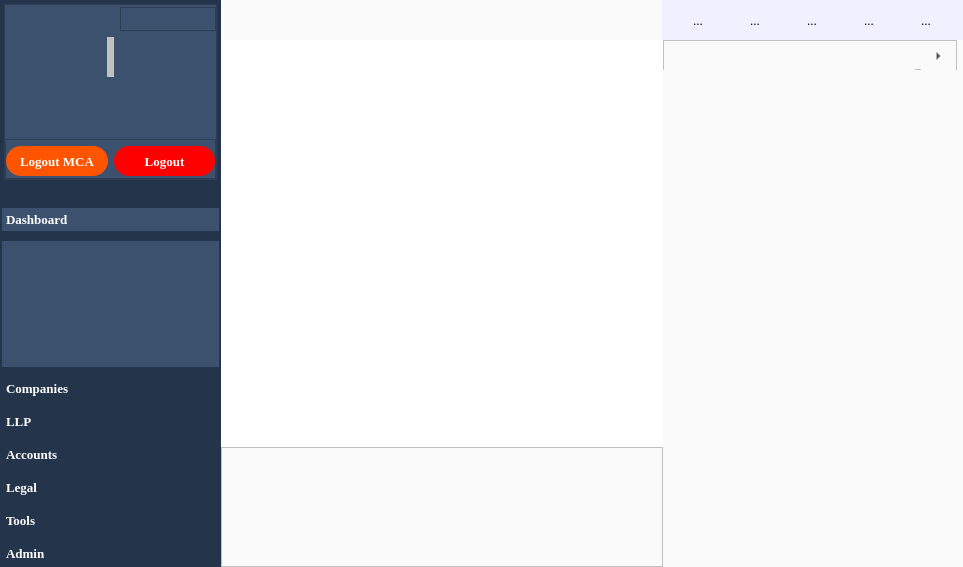
<?xml version="1.0" encoding="UTF-8"?>
<ui version="4.0">
 <class>HomePage</class>
 <widget class="QWidget" name="HomePage">
  <property name="geometry">
   <rect>
    <x>0</x>
    <y>0</y>
    <width>963</width>
    <height>567</height>
   </rect>
  </property>
  <property name="windowTitle">
   <string>Form</string>
  </property>
  <property name="styleSheet">
   <string notr="true">background-color: rgb(250, 250, 250);</string>
  </property>
  <layout class="QGridLayout" name="gridLayout">
   <property name="leftMargin">
    <number>0</number>
   </property>
   <property name="topMargin">
    <number>0</number>
   </property>
   <property name="rightMargin">
    <number>0</number>
   </property>
   <property name="bottomMargin">
    <number>0</number>
   </property>
   <property name="spacing">
    <number>0</number>
   </property>
   <item row="1" column="1">
    <widget class="QWidget" name="MainWindow" native="true">
     <property name="sizePolicy">
      <sizepolicy hsizetype="Expanding" vsizetype="Expanding">
       <horstretch>0</horstretch>
       <verstretch>0</verstretch>
      </sizepolicy>
     </property>
     <property name="font">
      <font>
       <family>Georgia</family>
       <pointsize>10</pointsize>
      </font>
     </property>
     <property name="styleSheet">
      <string notr="true">background-color: rgb(255, 255, 255);</string>
     </property>
    </widget>
   </item>
   <item row="2" column="1">
    <widget class="QFrame" name="toasts">
     <property name="sizePolicy">
      <sizepolicy hsizetype="Expanding" vsizetype="Expanding">
       <horstretch>0</horstretch>
       <verstretch>0</verstretch>
      </sizepolicy>
     </property>
     <property name="minimumSize">
      <size>
       <width>0</width>
       <height>120</height>
      </size>
     </property>
     <property name="maximumSize">
      <size>
       <width>16777215</width>
       <height>120</height>
      </size>
     </property>
     <property name="font">
      <font>
       <family>Georgia</family>
       <pointsize>10</pointsize>
      </font>
     </property>
     <property name="frameShape">
      <enum>QFrame::StyledPanel</enum>
     </property>
     <property name="frameShadow">
      <enum>QFrame::Raised</enum>
     </property>
     <layout class="QHBoxLayout" name="horizontalLayout_2">
      <property name="leftMargin">
       <number>0</number>
      </property>
      <property name="topMargin">
       <number>0</number>
      </property>
      <property name="rightMargin">
       <number>0</number>
      </property>
      <property name="bottomMargin">
       <number>0</number>
      </property>
     </layout>
    </widget>
   </item>
   <item row="1" column="2" rowspan="2">
    <widget class="QWidget" name="RightBar" native="true">
     <property name="sizePolicy">
      <sizepolicy hsizetype="Expanding" vsizetype="Expanding">
       <horstretch>0</horstretch>
       <verstretch>0</verstretch>
      </sizepolicy>
     </property>
     <property name="minimumSize">
      <size>
       <width>0</width>
       <height>0</height>
      </size>
     </property>
     <property name="maximumSize">
      <size>
       <width>300</width>
       <height>16777215</height>
      </size>
     </property>
     <property name="font">
      <font>
       <family>Georgia</family>
       <pointsize>10</pointsize>
      </font>
     </property>
     <property name="styleSheet">
      <string notr="true"/>
     </property>
     <layout class="QGridLayout" name="gridLayout_2">
      <property name="leftMargin">
       <number>0</number>
      </property>
      <property name="topMargin">
       <number>0</number>
      </property>
      <property name="rightMargin">
       <number>0</number>
      </property>
      <property name="bottomMargin">
       <number>0</number>
      </property>
      <item row="0" column="0">
       <widget class="QFrame" name="frame">
        <property name="minimumSize">
         <size>
          <width>0</width>
          <height>30</height>
         </size>
        </property>
        <property name="maximumSize">
         <size>
          <width>16777215</width>
          <height>30</height>
         </size>
        </property>
        <property name="font">
         <font>
          <family>Georgia</family>
          <pointsize>10</pointsize>
         </font>
        </property>
        <property name="frameShape">
         <enum>QFrame::StyledPanel</enum>
        </property>
        <property name="frameShadow">
         <enum>QFrame::Raised</enum>
        </property>
        <layout class="QHBoxLayout" name="horizontalLayout_3">
         <property name="leftMargin">
          <number>0</number>
         </property>
         <property name="topMargin">
          <number>0</number>
         </property>
         <property name="rightMargin">
          <number>0</number>
         </property>
         <property name="bottomMargin">
          <number>0</number>
         </property>
         <item>
          <widget class="QLabel" name="WidgetTitle">
           <property name="sizePolicy">
            <sizepolicy hsizetype="Expanding" vsizetype="Expanding">
             <horstretch>0</horstretch>
             <verstretch>0</verstretch>
            </sizepolicy>
           </property>
           <property name="minimumSize">
            <size>
             <width>0</width>
             <height>30</height>
            </size>
           </property>
           <property name="maximumSize">
            <size>
             <width>16777215</width>
             <height>40</height>
            </size>
           </property>
           <property name="font">
            <font>
             <family>Georgia</family>
             <pointsize>10</pointsize>
             <weight>75</weight>
             <bold>true</bold>
             <stylestrategy>PreferAntialias</stylestrategy>
            </font>
           </property>
           <property name="text">
            <string/>
           </property>
           <property name="alignment">
            <set>Qt::AlignCenter</set>
           </property>
          </widget>
         </item>
         <item>
          <widget class="QToolButton" name="closeRightBar">
           <property name="minimumSize">
            <size>
             <width>35</width>
             <height>30</height>
            </size>
           </property>
           <property name="maximumSize">
            <size>
             <width>35</width>
             <height>35</height>
            </size>
           </property>
           <property name="font">
            <font>
             <family>Georgia</family>
             <pointsize>10</pointsize>
            </font>
           </property>
           <property name="text">
            <string>...</string>
           </property>
           <property name="autoRaise">
            <bool>true</bool>
           </property>
           <property name="arrowType">
            <enum>Qt::RightArrow</enum>
           </property>
          </widget>
         </item>
        </layout>
       </widget>
      </item>
      <item row="1" column="0" colspan="2">
       <widget class="QWidget" name="WidgetWindow" native="true">
        <property name="sizePolicy">
         <sizepolicy hsizetype="Expanding" vsizetype="Expanding">
          <horstretch>0</horstretch>
          <verstretch>0</verstretch>
         </sizepolicy>
        </property>
        <property name="maximumSize">
         <size>
          <width>300</width>
          <height>16777215</height>
         </size>
        </property>
        <property name="font">
         <font>
          <family>Georgia</family>
          <pointsize>10</pointsize>
         </font>
        </property>
       </widget>
      </item>
     </layout>
    </widget>
   </item>
   <item row="0" column="1" colspan="2">
    <widget class="QWidget" name="HeadBar" native="true">
     <property name="sizePolicy">
      <sizepolicy hsizetype="Expanding" vsizetype="Expanding">
       <horstretch>0</horstretch>
       <verstretch>0</verstretch>
      </sizepolicy>
     </property>
     <property name="minimumSize">
      <size>
       <width>0</width>
       <height>40</height>
      </size>
     </property>
     <property name="maximumSize">
      <size>
       <width>16777215</width>
       <height>40</height>
      </size>
     </property>
     <property name="font">
      <font>
       <family>Georgia</family>
       <pointsize>10</pointsize>
      </font>
     </property>
     <property name="styleSheet">
      <string notr="true"/>
     </property>
     <layout class="QGridLayout" name="gridLayout_4">
      <property name="leftMargin">
       <number>0</number>
      </property>
      <property name="topMargin">
       <number>0</number>
      </property>
      <property name="rightMargin">
       <number>0</number>
      </property>
      <property name="bottomMargin">
       <number>0</number>
      </property>
      <item row="0" column="2">
       <widget class="QWidget" name="widget_2" native="true">
        <property name="maximumSize">
         <size>
          <width>301</width>
          <height>16777215</height>
         </size>
        </property>
        <property name="font">
         <font>
          <family>Georgia</family>
          <pointsize>10</pointsize>
         </font>
        </property>
        <property name="styleSheet">
         <string notr="true">background-color: rgb(241, 240, 255);</string>
        </property>
        <layout class="QGridLayout" name="gridLayout_5">
         <property name="leftMargin">
          <number>5</number>
         </property>
         <property name="topMargin">
          <number>5</number>
         </property>
         <property name="rightMargin">
          <number>5</number>
         </property>
         <property name="bottomMargin">
          <number>5</number>
         </property>
         <item row="0" column="3">
          <widget class="QToolButton" name="News">
           <property name="sizePolicy">
            <sizepolicy hsizetype="Expanding" vsizetype="Expanding">
             <horstretch>0</horstretch>
             <verstretch>0</verstretch>
            </sizepolicy>
           </property>
           <property name="minimumSize">
            <size>
             <width>40</width>
             <height>0</height>
            </size>
           </property>
           <property name="maximumSize">
            <size>
             <width>35</width>
             <height>16777215</height>
            </size>
           </property>
           <property name="font">
            <font>
             <family>Georgia</family>
             <pointsize>10</pointsize>
            </font>
           </property>
           <property name="text">
            <string>...</string>
           </property>
           <property name="iconSize">
            <size>
             <width>64</width>
             <height>64</height>
            </size>
           </property>
           <property name="autoRaise">
            <bool>true</bool>
           </property>
          </widget>
         </item>
         <item row="0" column="2">
          <widget class="QToolButton" name="Chat">
           <property name="sizePolicy">
            <sizepolicy hsizetype="Expanding" vsizetype="Expanding">
             <horstretch>0</horstretch>
             <verstretch>0</verstretch>
            </sizepolicy>
           </property>
           <property name="minimumSize">
            <size>
             <width>40</width>
             <height>0</height>
            </size>
           </property>
           <property name="maximumSize">
            <size>
             <width>35</width>
             <height>16777215</height>
            </size>
           </property>
           <property name="font">
            <font>
             <family>Georgia</family>
             <pointsize>10</pointsize>
            </font>
           </property>
           <property name="text">
            <string>...</string>
           </property>
           <property name="iconSize">
            <size>
             <width>64</width>
             <height>64</height>
            </size>
           </property>
           <property name="autoRaise">
            <bool>true</bool>
           </property>
          </widget>
         </item>
         <item row="0" column="0">
          <widget class="QToolButton" name="Quickref">
           <property name="sizePolicy">
            <sizepolicy hsizetype="Expanding" vsizetype="Expanding">
             <horstretch>0</horstretch>
             <verstretch>0</verstretch>
            </sizepolicy>
           </property>
           <property name="minimumSize">
            <size>
             <width>40</width>
             <height>0</height>
            </size>
           </property>
           <property name="maximumSize">
            <size>
             <width>35</width>
             <height>16777215</height>
            </size>
           </property>
           <property name="font">
            <font>
             <family>Georgia</family>
             <pointsize>10</pointsize>
            </font>
           </property>
           <property name="text">
            <string>...</string>
           </property>
           <property name="iconSize">
            <size>
             <width>48</width>
             <height>48</height>
            </size>
           </property>
           <property name="popupMode">
            <enum>QToolButton::InstantPopup</enum>
           </property>
           <property name="toolButtonStyle">
            <enum>Qt::ToolButtonIconOnly</enum>
           </property>
           <property name="autoRaise">
            <bool>true</bool>
           </property>
           <property name="arrowType">
            <enum>Qt::NoArrow</enum>
           </property>
          </widget>
         </item>
         <item row="0" column="1">
          <widget class="QToolButton" name="MasterData">
           <property name="sizePolicy">
            <sizepolicy hsizetype="Expanding" vsizetype="Expanding">
             <horstretch>0</horstretch>
             <verstretch>0</verstretch>
            </sizepolicy>
           </property>
           <property name="minimumSize">
            <size>
             <width>40</width>
             <height>0</height>
            </size>
           </property>
           <property name="maximumSize">
            <size>
             <width>35</width>
             <height>16777215</height>
            </size>
           </property>
           <property name="font">
            <font>
             <family>Georgia</family>
             <pointsize>10</pointsize>
            </font>
           </property>
           <property name="text">
            <string>...</string>
           </property>
           <property name="iconSize">
            <size>
             <width>64</width>
             <height>64</height>
            </size>
           </property>
           <property name="autoRaise">
            <bool>true</bool>
           </property>
          </widget>
         </item>
         <item row="0" column="4">
          <widget class="QToolButton" name="Logout">
           <property name="sizePolicy">
            <sizepolicy hsizetype="Expanding" vsizetype="Expanding">
             <horstretch>0</horstretch>
             <verstretch>0</verstretch>
            </sizepolicy>
           </property>
           <property name="minimumSize">
            <size>
             <width>40</width>
             <height>0</height>
            </size>
           </property>
           <property name="maximumSize">
            <size>
             <width>35</width>
             <height>16777215</height>
            </size>
           </property>
           <property name="font">
            <font>
             <family>Georgia</family>
             <pointsize>10</pointsize>
            </font>
           </property>
           <property name="text">
            <string>...</string>
           </property>
           <property name="iconSize">
            <size>
             <width>64</width>
             <height>64</height>
            </size>
           </property>
           <property name="autoRaise">
            <bool>true</bool>
           </property>
          </widget>
         </item>
        </layout>
       </widget>
      </item>
      <item row="0" column="1">
       <widget class="QWidget" name="widget" native="true">
        <property name="font">
         <font>
          <family>Georgia</family>
          <pointsize>10</pointsize>
         </font>
        </property>
        <layout class="QGridLayout" name="gridLayout_6">
         <property name="leftMargin">
          <number>0</number>
         </property>
         <property name="topMargin">
          <number>0</number>
         </property>
         <property name="rightMargin">
          <number>0</number>
         </property>
         <property name="bottomMargin">
          <number>0</number>
         </property>
         <item row="0" column="1">
          <widget class="QLabel" name="WidgetTitleText">
           <property name="font">
            <font>
             <family>Georgia</family>
             <pointsize>10</pointsize>
             <weight>75</weight>
             <bold>true</bold>
             <stylestrategy>PreferAntialias</stylestrategy>
            </font>
           </property>
           <property name="text">
            <string/>
           </property>
           <property name="alignment">
            <set>Qt::AlignCenter</set>
           </property>
          </widget>
         </item>
         <item row="0" column="0">
          <widget class="QPushButton" name="menuButton">
           <property name="sizePolicy">
            <sizepolicy hsizetype="Expanding" vsizetype="Expanding">
             <horstretch>0</horstretch>
             <verstretch>0</verstretch>
            </sizepolicy>
           </property>
           <property name="minimumSize">
            <size>
             <width>40</width>
             <height>0</height>
            </size>
           </property>
           <property name="maximumSize">
            <size>
             <width>40</width>
             <height>16777215</height>
            </size>
           </property>
           <property name="font">
            <font>
             <family>Georgia</family>
             <pointsize>10</pointsize>
            </font>
           </property>
           <property name="text">
            <string/>
           </property>
           <property name="flat">
            <bool>true</bool>
           </property>
          </widget>
         </item>
        </layout>
       </widget>
      </item>
     </layout>
    </widget>
   </item>
   <item row="0" column="0" rowspan="3">
    <widget class="QWidget" name="MenuBar" native="true">
     <property name="minimumSize">
      <size>
       <width>30</width>
       <height>0</height>
      </size>
     </property>
     <property name="maximumSize">
      <size>
       <width>221</width>
       <height>16777215</height>
      </size>
     </property>
     <property name="font">
      <font>
       <family>Georgia</family>
       <pointsize>10</pointsize>
      </font>
     </property>
     <property name="styleSheet">
      <string notr="true">background-color: rgb(36, 52, 75);</string>
     </property>
     <layout class="QVBoxLayout" name="verticalLayout">
      <property name="leftMargin">
       <number>2</number>
      </property>
      <property name="topMargin">
       <number>2</number>
      </property>
      <property name="rightMargin">
       <number>2</number>
      </property>
      <property name="bottomMargin">
       <number>2</number>
      </property>
      <item>
       <widget class="QWidget" name="UserInfo" native="true">
        <property name="minimumSize">
         <size>
          <width>0</width>
          <height>180</height>
         </size>
        </property>
        <property name="maximumSize">
         <size>
          <width>16777215</width>
          <height>180</height>
         </size>
        </property>
        <layout class="QGridLayout" name="gridLayout_14">
         <property name="leftMargin">
          <number>2</number>
         </property>
         <property name="topMargin">
          <number>2</number>
         </property>
         <property name="rightMargin">
          <number>2</number>
         </property>
         <property name="bottomMargin">
          <number>2</number>
         </property>
         <item row="0" column="0">
          <widget class="QFrame" name="frame_2">
           <property name="maximumSize">
            <size>
             <width>16777215</width>
             <height>16777215</height>
            </size>
           </property>
           <property name="styleSheet">
            <string notr="true">background-color: rgb(60, 81, 109);</string>
           </property>
           <property name="frameShape">
            <enum>QFrame::StyledPanel</enum>
           </property>
           <property name="frameShadow">
            <enum>QFrame::Raised</enum>
           </property>
           <layout class="QGridLayout" name="gridLayout_13">
            <property name="leftMargin">
             <number>0</number>
            </property>
            <property name="topMargin">
             <number>2</number>
            </property>
            <property name="rightMargin">
             <number>0</number>
            </property>
            <property name="bottomMargin">
             <number>0</number>
            </property>
            <item row="2" column="2">
             <spacer name="horizontalSpacer_2">
              <property name="orientation">
               <enum>Qt::Horizontal</enum>
              </property>
              <property name="sizeHint" stdset="0">
               <size>
                <width>40</width>
                <height>20</height>
               </size>
              </property>
             </spacer>
            </item>
            <item row="0" column="2">
             <widget class="QFrame" name="frame_3">
              <property name="frameShape">
               <enum>QFrame::StyledPanel</enum>
              </property>
              <property name="frameShadow">
               <enum>QFrame::Raised</enum>
              </property>
              <layout class="QGridLayout" name="gridLayout_15">
               <property name="leftMargin">
                <number>0</number>
               </property>
               <property name="topMargin">
                <number>0</number>
               </property>
               <property name="rightMargin">
                <number>0</number>
               </property>
               <property name="bottomMargin">
                <number>0</number>
               </property>
               <item row="0" column="0">
                <spacer name="horizontalSpacer_3">
                 <property name="orientation">
                  <enum>Qt::Horizontal</enum>
                 </property>
                 <property name="sizeHint" stdset="0">
                  <size>
                   <width>40</width>
                   <height>20</height>
                  </size>
                 </property>
                </spacer>
               </item>
               <item row="0" column="1">
                <widget class="QPushButton" name="settings">
                 <property name="text">
                  <string/>
                 </property>
                 <property name="iconSize">
                  <size>
                   <width>16</width>
                   <height>16</height>
                  </size>
                 </property>
                 <property name="autoDefault">
                  <bool>false</bool>
                 </property>
                 <property name="default">
                  <bool>false</bool>
                 </property>
                 <property name="flat">
                  <bool>true</bool>
                 </property>
                </widget>
               </item>
              </layout>
             </widget>
            </item>
            <item row="2" column="0">
             <spacer name="horizontalSpacer">
              <property name="orientation">
               <enum>Qt::Horizontal</enum>
              </property>
              <property name="sizeHint" stdset="0">
               <size>
                <width>40</width>
                <height>20</height>
               </size>
              </property>
             </spacer>
            </item>
            <item row="2" column="1">
             <widget class="QLabel" name="avatar">
              <property name="minimumSize">
               <size>
                <width>0</width>
                <height>40</height>
               </size>
              </property>
              <property name="maximumSize">
               <size>
                <width>40</width>
                <height>40</height>
               </size>
              </property>
              <property name="styleSheet">
               <string notr="true">background-color:rgb(193, 193, 193);
border-radius:15;
border-width: 1px;
</string>
              </property>
              <property name="text">
               <string/>
              </property>
              <property name="pixmap">
               <pixmap>../../Icon/avatar.png</pixmap>
              </property>
              <property name="scaledContents">
               <bool>true</bool>
              </property>
              <property name="alignment">
               <set>Qt::AlignCenter</set>
              </property>
             </widget>
            </item>
            <item row="6" column="0" colspan="3">
             <widget class="QFrame" name="frame_4">
              <property name="minimumSize">
               <size>
                <width>0</width>
                <height>40</height>
               </size>
              </property>
              <property name="maximumSize">
               <size>
                <width>16777215</width>
                <height>40</height>
               </size>
              </property>
              <property name="frameShape">
               <enum>QFrame::StyledPanel</enum>
              </property>
              <property name="frameShadow">
               <enum>QFrame::Raised</enum>
              </property>
              <layout class="QHBoxLayout" name="horizontalLayout">
               <property name="leftMargin">
                <number>0</number>
               </property>
               <property name="topMargin">
                <number>0</number>
               </property>
               <property name="rightMargin">
                <number>0</number>
               </property>
               <property name="bottomMargin">
                <number>0</number>
               </property>
               <item>
                <widget class="QPushButton" name="MCALogout">
                 <property name="sizePolicy">
                  <sizepolicy hsizetype="Expanding" vsizetype="Expanding">
                   <horstretch>0</horstretch>
                   <verstretch>0</verstretch>
                  </sizepolicy>
                 </property>
                 <property name="minimumSize">
                  <size>
                   <width>0</width>
                   <height>30</height>
                  </size>
                 </property>
                 <property name="maximumSize">
                  <size>
                   <width>16777215</width>
                   <height>25</height>
                  </size>
                 </property>
                 <property name="font">
                  <font>
                   <family>Georgia</family>
                   <pointsize>10</pointsize>
                   <weight>75</weight>
                   <bold>true</bold>
                   <stylestrategy>PreferAntialias</stylestrategy>
                  </font>
                 </property>
                 <property name="styleSheet">
                  <string notr="true">border-width: 2px;
border-radius: 15px;
background-color:rgb(255, 85, 0);
color: rgb(255, 255, 255);</string>
                 </property>
                 <property name="text">
                  <string>Logout MCA</string>
                 </property>
                </widget>
               </item>
               <item>
                <widget class="QPushButton" name="logoutBtn">
                 <property name="sizePolicy">
                  <sizepolicy hsizetype="Expanding" vsizetype="Fixed">
                   <horstretch>0</horstretch>
                   <verstretch>0</verstretch>
                  </sizepolicy>
                 </property>
                 <property name="minimumSize">
                  <size>
                   <width>0</width>
                   <height>30</height>
                  </size>
                 </property>
                 <property name="maximumSize">
                  <size>
                   <width>16777215</width>
                   <height>25</height>
                  </size>
                 </property>
                 <property name="font">
                  <font>
                   <family>Georgia</family>
                   <pointsize>10</pointsize>
                   <weight>75</weight>
                   <bold>true</bold>
                   <stylestrategy>PreferAntialias</stylestrategy>
                  </font>
                 </property>
                 <property name="cursor">
                  <cursorShape>PointingHandCursor</cursorShape>
                 </property>
                 <property name="styleSheet">
                  <string notr="true">border-width: 2px;
border-radius: 15px;
background-color: rgb(255, 0, 0);
color: rgb(255, 255, 255);</string>
                 </property>
                 <property name="text">
                  <string>Logout</string>
                 </property>
                </widget>
               </item>
              </layout>
             </widget>
            </item>
            <item row="5" column="0" colspan="3">
             <widget class="QLabel" name="role">
              <property name="font">
               <font>
                <family>Georgia</family>
                <pointsize>10</pointsize>
                <stylestrategy>PreferAntialias</stylestrategy>
                <kerning>true</kerning>
               </font>
              </property>
              <property name="styleSheet">
               <string notr="true">color: rgb(255, 255, 255);</string>
              </property>
              <property name="text">
               <string/>
              </property>
              <property name="alignment">
               <set>Qt::AlignCenter</set>
              </property>
             </widget>
            </item>
            <item row="4" column="0" colspan="3">
             <widget class="QLabel" name="Name">
              <property name="font">
               <font>
                <family>Georgia</family>
                <pointsize>10</pointsize>
                <weight>75</weight>
                <bold>true</bold>
                <stylestrategy>PreferAntialias</stylestrategy>
               </font>
              </property>
              <property name="styleSheet">
               <string notr="true">color: rgb(255, 255, 255);</string>
              </property>
              <property name="text">
               <string/>
              </property>
              <property name="alignment">
               <set>Qt::AlignCenter</set>
              </property>
             </widget>
            </item>
           </layout>
          </widget>
         </item>
        </layout>
       </widget>
      </item>
      <item>
       <spacer name="verticalSpacer">
        <property name="orientation">
         <enum>Qt::Vertical</enum>
        </property>
        <property name="sizeType">
         <enum>QSizePolicy::Fixed</enum>
        </property>
        <property name="sizeHint" stdset="0">
         <size>
          <width>20</width>
          <height>20</height>
         </size>
        </property>
       </spacer>
      </item>
      <item>
       <widget class="QToolBox" name="leftBar">
        <property name="sizePolicy">
         <sizepolicy hsizetype="Expanding" vsizetype="Expanding">
          <horstretch>0</horstretch>
          <verstretch>0</verstretch>
         </sizepolicy>
        </property>
        <property name="font">
         <font>
          <family>Georgia</family>
          <pointsize>10</pointsize>
          <weight>75</weight>
          <bold>true</bold>
          <stylestrategy>PreferAntialias</stylestrategy>
         </font>
        </property>
        <property name="styleSheet">
         <string notr="true">QToolBox::Tab{border-width: 
2px;border-radius: 15px;
background:rgb(36, 52, 75);
color:rgb(255, 255, 255);}

QToolBox::Tab:selected{
background:rgb(60, 81, 109);}

QToolBox{ icon-size: 32px; }
</string>
        </property>
        <property name="frameShape">
         <enum>QFrame::NoFrame</enum>
        </property>
        <property name="frameShadow">
         <enum>QFrame::Sunken</enum>
        </property>
        <property name="currentIndex">
         <number>0</number>
        </property>
        <property name="tabSpacing">
         <number>10</number>
        </property>
        <widget class="QWidget" name="DASHBOARD">
         <property name="geometry">
          <rect>
           <x>0</x>
           <y>0</y>
           <width>217</width>
           <height>97</height>
          </rect>
         </property>
         <property name="minimumSize">
          <size>
           <width>0</width>
           <height>0</height>
          </size>
         </property>
         <property name="font">
          <font>
           <family>Georgia</family>
           <pointsize>10</pointsize>
           <stylestrategy>PreferAntialias</stylestrategy>
          </font>
         </property>
         <property name="styleSheet">
          <string notr="true">border-color: rgb(255, 85, 0);
background:rgb(60, 81, 109)</string>
         </property>
         <attribute name="icon">
          <iconset>
           <normaloff>../../Icon/dashboard.svg</normaloff>../../Icon/dashboard.svg</iconset>
         </attribute>
         <attribute name="label">
          <string>Dashboard</string>
         </attribute>
         <layout class="QGridLayout" name="gridLayout_3">
          <property name="leftMargin">
           <number>0</number>
          </property>
          <property name="topMargin">
           <number>0</number>
          </property>
          <property name="rightMargin">
           <number>0</number>
          </property>
          <property name="bottomMargin">
           <number>0</number>
          </property>
         </layout>
        </widget>
        <widget class="QWidget" name="COMPANIES">
         <property name="geometry">
          <rect>
           <x>0</x>
           <y>0</y>
           <width>217</width>
           <height>97</height>
          </rect>
         </property>
         <property name="font">
          <font>
           <family>Georgia</family>
           <pointsize>10</pointsize>
          </font>
         </property>
         <property name="styleSheet">
          <string notr="true">border-color: rgb(255, 85, 0);
background:rgb(60, 81, 109)</string>
         </property>
         <attribute name="label">
          <string>Companies</string>
         </attribute>
         <layout class="QGridLayout" name="gridLayout_7">
          <property name="leftMargin">
           <number>0</number>
          </property>
          <property name="topMargin">
           <number>0</number>
          </property>
          <property name="rightMargin">
           <number>0</number>
          </property>
          <property name="bottomMargin">
           <number>0</number>
          </property>
         </layout>
        </widget>
        <widget class="QWidget" name="LLP">
         <property name="geometry">
          <rect>
           <x>0</x>
           <y>0</y>
           <width>217</width>
           <height>97</height>
          </rect>
         </property>
         <property name="font">
          <font>
           <family>Georgia</family>
           <pointsize>10</pointsize>
          </font>
         </property>
         <property name="styleSheet">
          <string notr="true">border-color: rgb(255, 85, 0);
background:rgb(60, 81, 109)</string>
         </property>
         <attribute name="label">
          <string>LLP</string>
         </attribute>
         <layout class="QGridLayout" name="gridLayout_8">
          <property name="leftMargin">
           <number>0</number>
          </property>
          <property name="topMargin">
           <number>0</number>
          </property>
          <property name="rightMargin">
           <number>0</number>
          </property>
          <property name="bottomMargin">
           <number>0</number>
          </property>
         </layout>
        </widget>
        <widget class="QWidget" name="ACCOUNTS">
         <property name="geometry">
          <rect>
           <x>0</x>
           <y>0</y>
           <width>217</width>
           <height>97</height>
          </rect>
         </property>
         <property name="font">
          <font>
           <family>Georgia</family>
           <pointsize>10</pointsize>
          </font>
         </property>
         <property name="styleSheet">
          <string notr="true">border-color: rgb(255, 85, 0);
background:rgb(60, 81, 109)</string>
         </property>
         <attribute name="label">
          <string>Accounts</string>
         </attribute>
         <layout class="QGridLayout" name="gridLayout_9">
          <property name="leftMargin">
           <number>0</number>
          </property>
          <property name="topMargin">
           <number>0</number>
          </property>
          <property name="rightMargin">
           <number>0</number>
          </property>
          <property name="bottomMargin">
           <number>0</number>
          </property>
         </layout>
        </widget>
        <widget class="QWidget" name="LEGAL">
         <property name="geometry">
          <rect>
           <x>0</x>
           <y>0</y>
           <width>217</width>
           <height>97</height>
          </rect>
         </property>
         <property name="font">
          <font>
           <family>Georgia</family>
           <pointsize>10</pointsize>
          </font>
         </property>
         <property name="styleSheet">
          <string notr="true">border-color: rgb(255, 85, 0);
background:rgb(60, 81, 109)</string>
         </property>
         <attribute name="label">
          <string>Legal</string>
         </attribute>
         <layout class="QGridLayout" name="gridLayout_10">
          <property name="leftMargin">
           <number>0</number>
          </property>
          <property name="topMargin">
           <number>0</number>
          </property>
          <property name="rightMargin">
           <number>0</number>
          </property>
          <property name="bottomMargin">
           <number>0</number>
          </property>
         </layout>
        </widget>
        <widget class="QWidget" name="TOOLS">
         <property name="geometry">
          <rect>
           <x>0</x>
           <y>0</y>
           <width>217</width>
           <height>97</height>
          </rect>
         </property>
         <property name="font">
          <font>
           <family>Georgia</family>
           <pointsize>10</pointsize>
          </font>
         </property>
         <property name="styleSheet">
          <string notr="true">border-color: rgb(255, 85, 0);
background:rgb(60, 81, 109)</string>
         </property>
         <attribute name="label">
          <string>Tools</string>
         </attribute>
         <layout class="QGridLayout" name="gridLayout_11">
          <property name="leftMargin">
           <number>0</number>
          </property>
          <property name="topMargin">
           <number>0</number>
          </property>
          <property name="rightMargin">
           <number>0</number>
          </property>
          <property name="bottomMargin">
           <number>0</number>
          </property>
         </layout>
        </widget>
        <widget class="QWidget" name="ADMIN">
         <property name="geometry">
          <rect>
           <x>0</x>
           <y>0</y>
           <width>217</width>
           <height>97</height>
          </rect>
         </property>
         <property name="font">
          <font>
           <family>Georgia</family>
           <pointsize>10</pointsize>
          </font>
         </property>
         <property name="styleSheet">
          <string notr="true">border-color: rgb(255, 85, 0);
background:rgb(60, 81, 109)</string>
         </property>
         <attribute name="label">
          <string>Admin</string>
         </attribute>
         <layout class="QGridLayout" name="gridLayout_12">
          <property name="leftMargin">
           <number>0</number>
          </property>
          <property name="topMargin">
           <number>0</number>
          </property>
          <property name="rightMargin">
           <number>0</number>
          </property>
          <property name="bottomMargin">
           <number>0</number>
          </property>
         </layout>
        </widget>
       </widget>
      </item>
     </layout>
    </widget>
   </item>
  </layout>
 </widget>
 <resources/>
 <connections/>
</ui>
